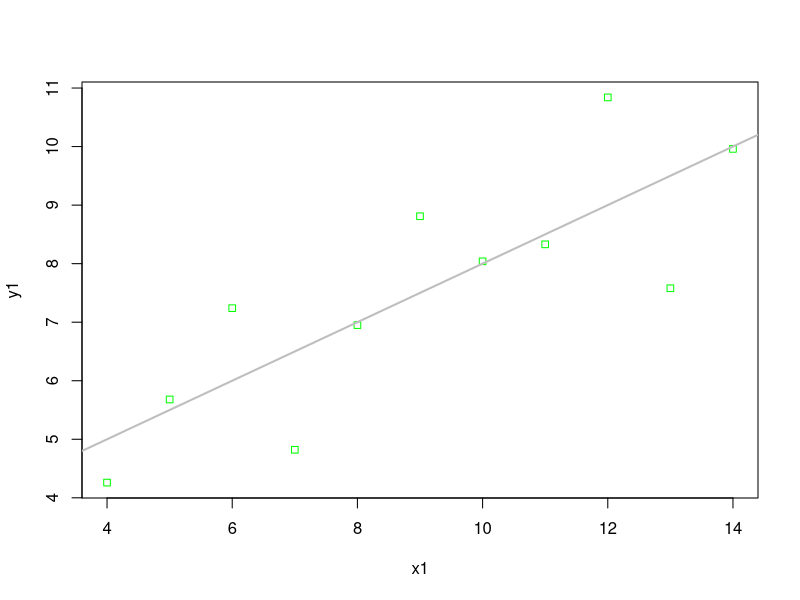
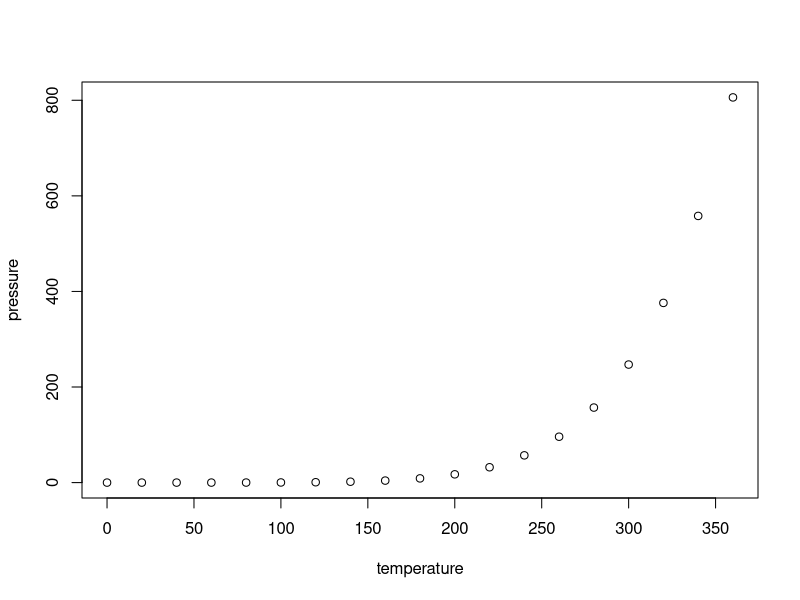

Source code (R) for these figures, in order:
## ---- chunk 1
data("anscombe")
dim(anscombe)
names(anscombe)
head(anscombe)
tail(anscombe)
summary(anscombe)

## ---- chunk 2

data("anscombe")
plot(anscombe$x1, anscombe$y1, xlab = 'x1', ylab = 'y1', pch = 22, col = 'green')
abline(lm(y1~x1, data=anscombe), lwd=2, col = 'grey')


## ---- chunk 3
plot(pressure)
